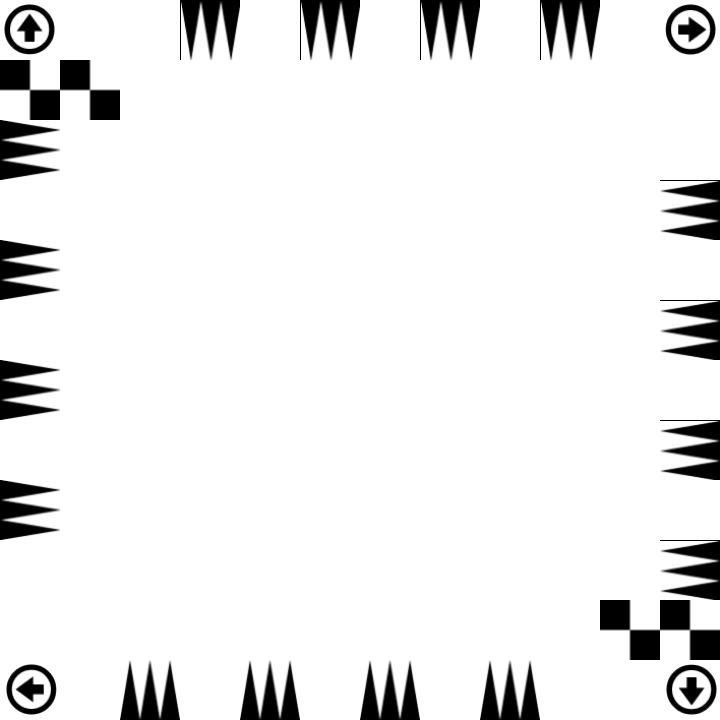

This is a level from a 2D game, rendered from its Tiled map with the project's own tilesets. A one-line summary and the complete map file follow:
An orthogonal 12x12 tile map with 60x60 px tiles, 4 tile layers (Layer2, Layer3, Layer4, Layer5) and 6 objects (gate4, gate3, gate2, gate1, key2, ...).

<map version="1.5" tiledversion="1.7.2" orientation="orthogonal" renderorder="right-down" width="12" height="12" tilewidth="60" tileheight="60" infinite="0" nextlayerid="8" nextobjectid="11">
 <tileset firstgid="1" source="graph.tsx" />
 <layer id="1" name="Layer2" width="12" height="12">
  <data encoding="csv">
1,1,1,10,1,10,1,10,1,10,1,1,
1,1,1,1,1,1,1,1,1,1,1,1,
13,1,1,1,1,1,1,1,1,1,1,1,
1,1,1,1,1,1,1,1,1,1,1,12,
13,1,1,1,1,1,1,1,1,1,1,1,
1,1,1,1,1,1,1,1,1,1,1,12,
13,1,1,1,1,1,1,1,1,1,1,1,
1,1,1,1,1,1,1,1,1,1,1,12,
13,1,1,1,1,1,1,1,1,1,1,1,
1,1,1,1,1,1,1,1,1,1,1,12,
1,1,1,1,1,1,1,1,1,1,1,1,
1,1,2,1,2,1,2,1,2,1,1,1
</data>
 </layer>
 <layer id="7" name="Layer3" width="12" height="12">
  <data encoding="csv">
15,0,0,0,0,0,0,0,0,0,0,16,
0,0,0,0,0,0,0,0,0,0,0,0,
0,0,0,0,0,0,0,0,0,0,0,0,
0,0,0,0,0,0,0,0,0,0,0,0,
0,0,0,0,0,0,0,0,0,0,0,0,
0,0,0,0,0,0,0,0,0,0,0,0,
0,0,0,0,0,0,0,0,0,0,0,0,
0,0,0,0,0,0,0,0,0,0,0,0,
0,0,0,0,0,0,0,0,0,0,0,0,
0,0,0,0,0,0,0,0,0,0,0,0,
0,0,0,0,0,0,0,0,0,0,0,0,
17,0,0,0,0,0,0,0,0,0,0,8
</data>
 </layer>
 <objectgroup id="2" name="Transfer">
  <object id="4" name="gate4" gid="19" x="60" y="60" width="60" height="60">
   <properties>
    <property name="target_gate" value="gate2" />
    <property name="target_level" value="level31" />
   </properties>
  </object>
  <object id="3" name="gate3" gid="21" x="0" y="660" width="60" height="60">
   <properties>
    <property name="target_gate" value="gate3" />
    <property name="target_level" value="level33" />
   </properties>
  </object>
  <object id="1" name="gate2" gid="23" x="660" y="120" width="60" height="60">
   <properties>
    <property name="target_gate" value="gate1" />
    <property name="target_level" value="level33" />
   </properties>
  </object>
  <object id="2" name="gate1" gid="6" x="600" y="720" width="60" height="60">
   <properties>
    <property name="target_gate" value="gate3" />
    <property name="target_level" value="level31" />
   </properties>
  </object>
 </objectgroup>
 <objectgroup id="3" name="Trigger">
  <object id="5" name="key2" gid="4" x="60" y="240" width="60" height="60">
   <properties>
    <property name="params" value="{&quot;targetLayers&quot;: &quot;Layer4&quot;}" />
    <property name="script" value="LayerTrigger" />
   </properties>
  </object>
  <object id="6" name="key1" gid="4" x="600" y="540" width="60" height="60">
   <properties>
    <property name="params" value="{&quot;targetLayers&quot;: &quot;Layer5&quot;}" />
    <property name="script" value="LayerTrigger" />
   </properties>
  </object>
 </objectgroup>
 <layer id="5" name="Layer4" width="12" height="12">
  <properties>
   <property name="params" value="{}" />
   <property name="script" value="LayerVisibility" />
  </properties>
  <data encoding="csv">
0,0,0,0,0,0,0,0,0,0,0,0,
0,0,0,0,0,0,0,0,0,0,0,0,
0,0,0,0,0,0,0,0,0,0,0,0,
0,0,0,0,0,0,0,0,0,0,0,0,
0,0,0,0,0,0,0,0,0,0,0,0,
0,0,0,0,0,0,0,0,0,0,0,0,
0,0,0,0,0,0,0,0,0,0,0,0,
0,0,0,0,0,0,0,0,0,0,0,0,
0,0,0,0,0,0,0,0,0,0,0,0,
0,0,0,0,0,0,0,0,0,0,0,0,
0,0,0,0,0,0,0,0,0,0,5,5,
0,0,0,0,0,0,0,0,0,0,0,0
</data>
 </layer>
 <layer id="6" name="Layer5" width="12" height="12">
  <properties>
   <property name="params" value="{}" />
   <property name="script" value="LayerVisibility" />
  </properties>
  <data encoding="csv">
0,0,0,0,0,0,0,0,0,0,0,0,
5,5,0,0,0,0,0,0,0,0,0,0,
0,0,0,0,0,0,0,0,0,0,0,0,
0,0,0,0,0,0,0,0,0,0,0,0,
0,0,0,0,0,0,0,0,0,0,0,0,
0,0,0,0,0,0,0,0,0,0,0,0,
0,0,0,0,0,0,0,0,0,0,0,0,
0,0,0,0,0,0,0,0,0,0,0,0,
0,0,0,0,0,0,0,0,0,0,0,0,
0,0,0,0,0,0,0,0,0,0,0,0,
0,0,0,0,0,0,0,0,0,0,0,0,
0,0,0,0,0,0,0,0,0,0,0,0
</data>
 </layer>
</map>
